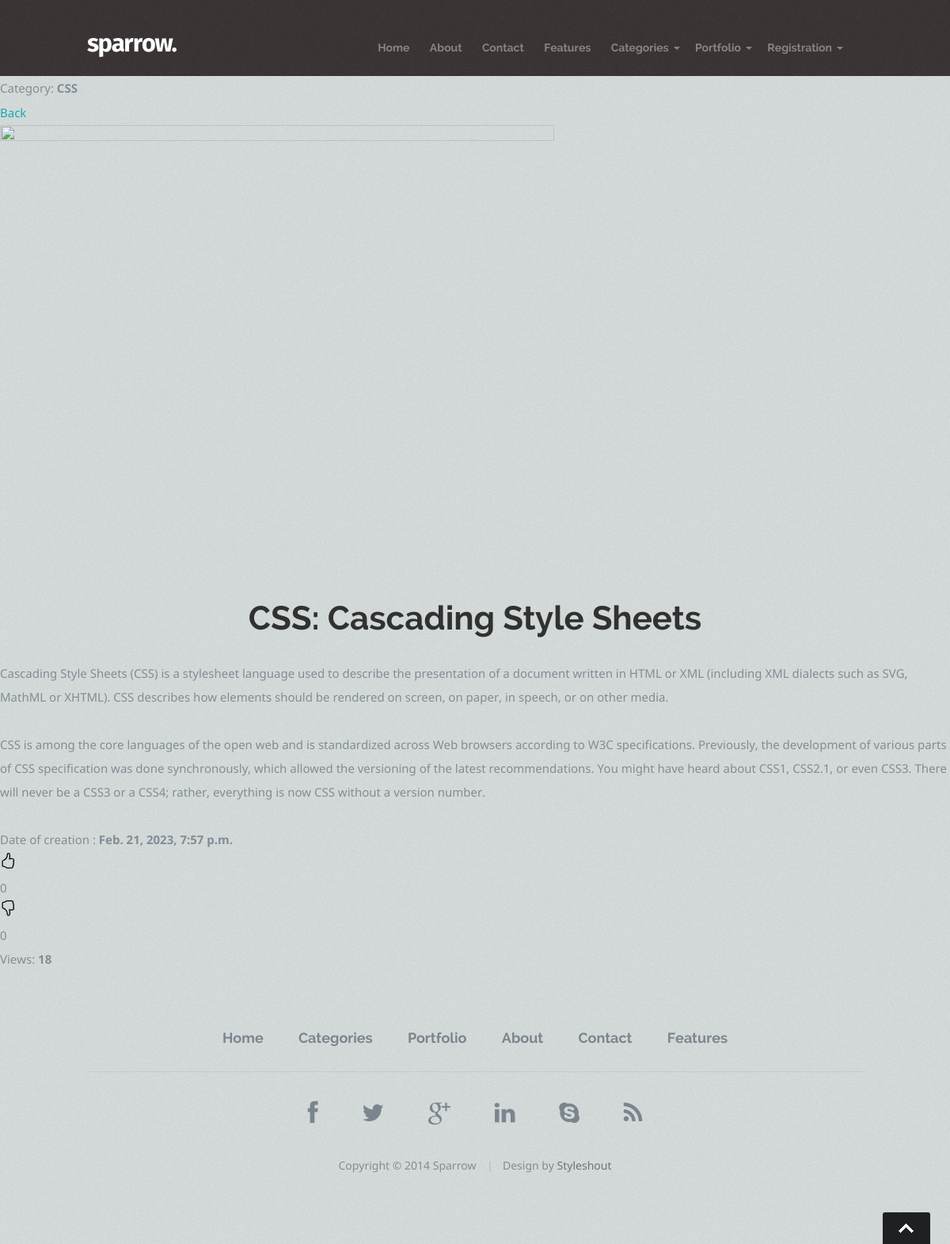
Page /post/6/ on the committed database.
### blog/models.py (models this page shows, shortened)
class Post(models.Model):
    title = models.CharField(max_length=150, unique=True, verbose_name='Post Title')
    content = models.TextField(verbose_name='Post Content')
    photo = models.ImageField(upload_to='photos/', verbose_name='Photography', null=True, blank=True)
    created_at = models.DateTimeField(auto_now_add=True, verbose_name='Created date')
    updated_at = models.DateTimeField(auto_now=True, verbose_name='Changed date')
    publish = models.BooleanField(default=True, verbose_name='Post status')
    views = models.IntegerField(default=0, verbose_name='Number of views')
    category = models.ForeignKey(Category, on_delete=models.CASCADE, verbose_name='Category')
    author = models.CharField(max_length=30, verbose_name='Author')
    post = models.CharField(max_length=500)
    def get_photo(self):
        if self.photo:
            return self.photo.url
        else:
            return "https://thumbs.dreamstime.com/b/news-concept-globe-d-illustration-39286319.jpg"
    class Meta:
        verbose_name = 'Post'
        verbose_name_plural = 'Posts'

class Category(models.Model):
    title = models.CharField(max_length=30, unique=True, verbose_name='Category title')
    def __str__(self):
        return self.title
    class Meta:
        verbose_name = 'Category'
        verbose_name_plural = 'Categories'

### blog/views.py (the view)
# urls.py: path('post/<int:post_id>/', post_detail, name='post'),
def post_detail(request, post_id):
    post = Post.objects.get(pk=post_id)
    post.views += 1
    post.save()
    context = {
        'title': post.title,
        'post': post
    }
    if request.user.is_authenticated:
        context['comment_form'] = CommentForm()
        context['comments'] = Comment.objects.filter(post=post)
    user = request.user
    if user.is_authenticated:
        mark, created = Like.objects.get_or_create(user=user, post=post)
        if created:
            context['like'] = False
            context['dislike'] = False
        else:
            context['like'] = mark.like
            context['dislike'] = mark.dislike
    else:
        context['like'] = False
        context['dislike'] = False
    marks = Like.objects.filter(post=post)
    likes_count = len([i for i in marks if i.like])
    dislikes_count = len([i for i in marks if i.dislike])
    context['likes_count'] = likes_count
    context['dislikes_count'] = dislikes_count
    return render(request, 'blog/post_detail.html', context)

### blog/templates/blog/post_detail.html (shortened to what this page needs)
{% extends 'base.html' %}
{% load static %}
{% block main %}
<div class="container d-flex justify-content-between mb-3">
    <div class="col-8">
        <div class="card">
            <div class="card-header d-flex justify-content-between">
                <div class="text-primary d-flex align-items-center">
                    Category: <b>{{ post.category }}</b>
                </div>
                <div class="div">
                    <a href="{% url 'index' %}" class="btn btn-outline-primary">Back</a>
                </div>
            </div>
            <div class="card-body">
                <img width="700" height="600" src="{{ post.get_photo }}" alt="">
                <h1 class="mt-3 text-center text-primary"> {{ post.title }}</h1>
                <p> {{ post.content|linebreaks }}</p>
            </div>
            <div class="card-footer text-primary d-flex justify-content-between">
                <div class="div">
                    Date of creation :<b> {{ post.created_at }}</b>
                </div>
                <div class="d-flex align-items-center">
 <div class="d-flex justify-content-between m-1">
                        {% if not like %}
                        <a href="{% url 'mark' post.pk 'add_like' %}" style="color:black;" class="d-flex align-items-center m-2">
                        </a>
                        {% endif %}
                        <div class="d-flex align-items-center">{{ likes_count }}</div>
                        {% if not dislike %}
                        <a href="{% url 'mark' post.pk 'add_dislike' %}" style="color:black;" class="d-flex align-items-center m-2">
                        </a>
                        {% endif %}
                        <div class="d-flex align-items-center">{{ dislikes_count }}</div>
                    </div>
                    <div class="text-warning">
                        Views: <b>{{ post.views }}</b>
                    </div>
                </div>
            </div>
        </div>
    </div>
</div>
{% endblock main %}

### blog/static/blog/css/default.css (style rules this page uses)
html, body, div, span, object, iframe, h1, h2, h3, h4, h5, h6, p, blockquote, pre, abbr, address, cite, code, del, dfn, em, img, ins, kbd, q, samp, small, strong, sub, sup, var, b, i, dl, dt, dd, ol, ul, li, fieldset, form, label, legend, table, caption, tbody, tfoot, thead, tr, th, td, article, aside, canvas, details, figcaption, figure, footer, header, hgroup, menu, nav, section, summary, time, mark, audio, video { margin: 0; padding: 0; border: 0; outline: 0; font-size: 100%; vertical-align: baseline; background: transparent; }
*, *:before, *:after { -moz-box-sizing: border-box; -webkit-box-sizing: border-box; box-sizing: border-box; }
html { font-size: 62.5%; }
body { background: #fff; font-family: notosans-regular, sans-serif; font-size: 15px; line-height: 30px; color: #838C95; -webkit-font-smoothing: antialiased; -webkit-text-size-adjust: 100%; }
h1, h2, h3, h4, h5, h6 { color: #313131; font-family: raleway-bold, sans-serif; }
h1 { font-size: 42px; line-height: 48px; margin-bottom: 12px; }
p { margin: 0 0 30px 0; }
strong, b { font: 15px/30px notosans-bold, sans-serif; }
a, a:visited { text-decoration: none; outline: 0; color: #11ABB0; -webkit-transition: color .3s ease-in-out; -moz-transition: color .3s ease-in-out; -o-transition: color .3s ease-in-out; transition: color .3s ease-in-out; }
img { max-width: 100%; height: auto; }
.text-center { text-align: center !important; }

### blog/static/blog/css/layout.css (style rules this page uses)
body { background: #D2D8D8 url(../images/bg.jpg); }
img { border-radius: 3px; }

### rows in the picture
Post: category "CSS", title "CSS: Cascading Style Sheets", content "Cascading Style Sheets (CSS) is a stylesheet language used to describe the presentation of a document written in HTML or XML (including XML dialects such as SVG, MathML or XHTML). CSS describes how elements should be rendered on screen, on paper, in speech, or on other media. CSS is among the core languages of the open web and is standardized across Web browsers according to W3C specifications. Previously, the development of various parts of CSS specification was done synchronously, which allowed the versioning of the latest recommendations. You might have heard about CSS1, CSS2.1, or even CSS3. There will never be a CSS3 or a CSS4; rather, everything is now CSS without a version number.", created_at "Feb. 21, 2023, 7:57 p.m.", views "18"

### other values in the picture
{{ likes_count }} "0"
{{ dislikes_count }} "0"
